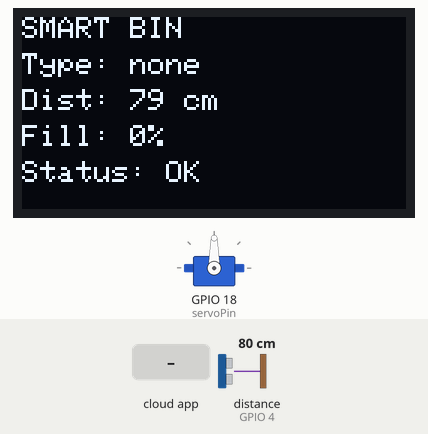
Simulated run of this sketch. Board: ESP32. Shown: 128×64 one-colour display, servo. Wiring (inferred from the names in the program): ultrasonic range finder: trigger GPIO 5; echo GPIO 4. Inputs (shaded band) come from the test bench; at power-on: distance to the obstacle (sensor on GPIO 4) 80 cm. The echo pulse lasts 58.3 µs per cm; WiFi joins after 1.5 s; servers stay silent unless stated; no MQTT or app messages arrive unless stated; what the sketch prints to the serial monitor is not drawn.

Above: at 2.7 s.
2.8 s: the phone or cloud app sets waste_type to 0
At 4.0 s:
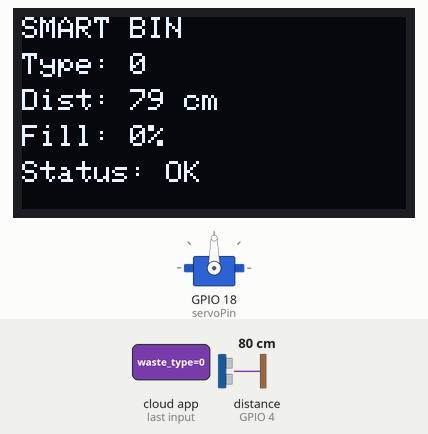
4.3 s: distance to the obstacle (sensor on GPIO 4) set to 2 cm
At 5.7 s:
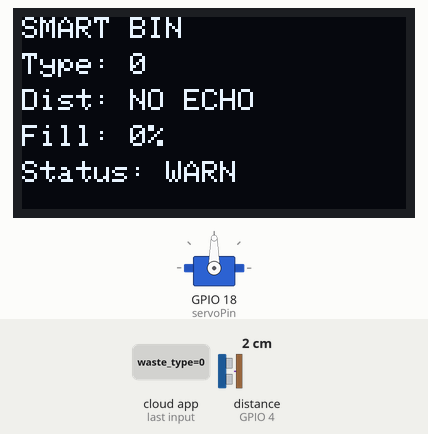
6.0 s: the phone or cloud app sets waste_type to 1
At 6.8 s:
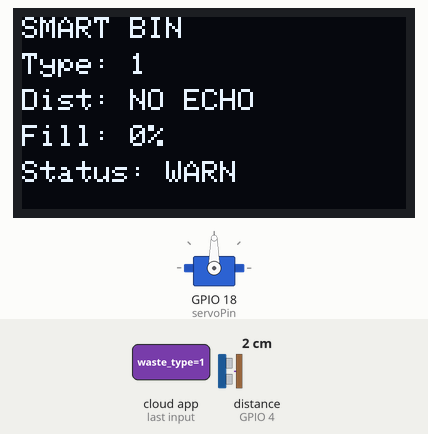
7.6 s: distance to the obstacle (sensor on GPIO 4) set to 4 cm
At 8.9 s:
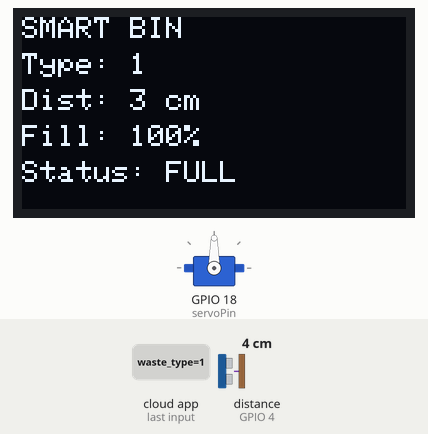
9.3 s: distance to the obstacle (sensor on GPIO 4) set to 18 cm
At 9.8 s:
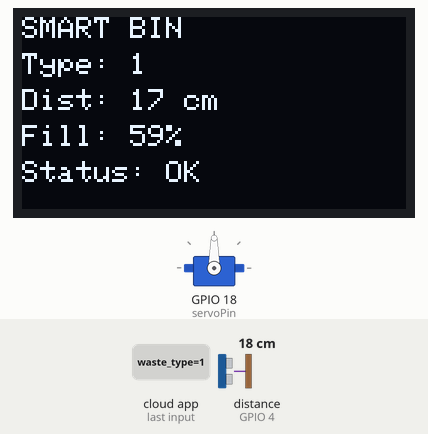
11.0 s: distance to the obstacle (sensor on GPIO 4) set to 9 cm
At 12.1 s:
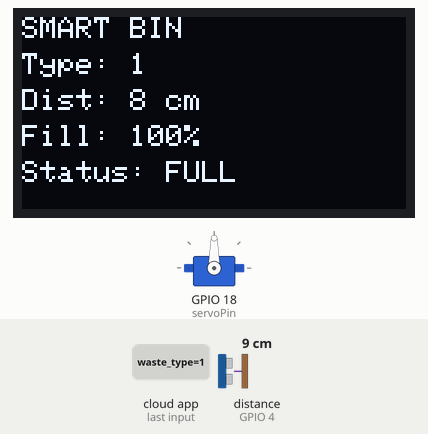
Timing chart, 0 to 13.6 s (numbered marks = the images above; inputs shaded):
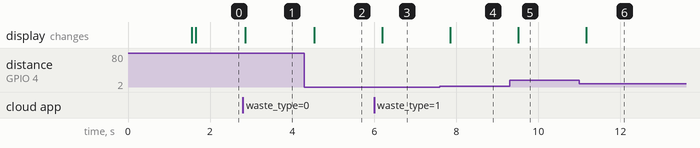

Measured:
- the behaviour switches between 2 and 3 cm on distance to the obstacle (sensor on GPIO 4) (found by bisection; images 3 and 4)
- after the input at 2.8 s, the display: changes after 0.06 s (image 1)
- after the input at 4.3 s, the display: changes after 0.24 s (image 2)
- after the input at 6.0 s, the display: changes after 0.20 s (image 3)
- after the input at 7.6 s, the display: changes after 0.25 s (image 4)
- after the input at 9.3 s, the display: changes after 0.21 s (image 5)
- after the input at 11.0 s, the display: changes after 0.17 s (image 6)

The sketch:

main.ino
```cpp
#include <WiFi.h>
#include <Wire.h>
#include <Adafruit_GFX.h>
#include <Adafruit_SSD1306.h>
#include <ESP32Servo.h>

#include "Adafruit_MQTT.h"
#include "Adafruit_MQTT_Client.h"

// =======================================================
// 1) USER SETTINGS (CHANGE THESE LATER AS NEEDED)
// =======================================================

// ---------- WiFi ----------
#define WIFI_SSID     "wifiname here"
#define WIFI_PASS     "wifi pass here"

// ---------- Adafruit IO ----------
#define AIO_SERVER     "io.adafruit.com"
#define AIO_SERVERPORT 1883
#define AIO_USERNAME   "adafruit username here"
#define AIO_KEY        "  adafruit key here"

// ---------- Bin calibration (CHANGE LATER) ----------
// These values depend on YOUR physical bin height and sensor mounting.
#define EMPTY_DIST_CM  30   // distance when bin is empty (cm)
#define FULL_DIST_CM   8    // distance when bin is physically full (cm)

// ---------- FULL logic for dashboard/project (CHANGE LATER) ----------
#define FULL_THRESHOLD_PERCENT 95  // FULL when fillPercent >= 95

// ---------- Servo angles (CHANGE LATER for your cardboard geometry) ----------
#define ANGLE_PLASTIC  30
#define ANGLE_PAPER    90
#define ANGLE_OTHER    150

// =======================================================
// 2) HARDWARE PINS (SINGLE COMPONENT SECTIONS)
// =======================================================

// ---------- Ultrasonic HC-SR04 ----------
const int trigPin = 5;
const int echoPin = 4;

// ---------- OLED I2C (your setup) ----------
const int sdaPin = 8;
const int sclPin = 9;

// ---------- Servo ----------
const int servoPin = 18;

// =======================================================
// 3) OLED SETUP (SINGLE COMPONENT)
// =======================================================
#define SCREEN_WIDTH 128
#define SCREEN_HEIGHT 64
#define OLED_RESET -1
Adafruit_SSD1306 display(SCREEN_WIDTH, SCREEN_HEIGHT, &Wire, OLED_RESET);

// =======================================================
// 4) SERVO SETUP (SINGLE COMPONENT)
// =======================================================
Servo sorterServo;

// =======================================================
// 5) MQTT SETUP (SINGLE COMPONENT)
// =======================================================
WiFiClient client;
Adafruit_MQTT_Client mqtt(&client, AIO_SERVER, AIO_SERVERPORT, AIO_USERNAME, AIO_KEY);

// ---------- Publish feeds (ESP32 -> Cloud -> Dashboard) ----------
Adafruit_MQTT_Publish distanceFeed      = Adafruit_MQTT_Publish(&mqtt, AIO_USERNAME "/feeds/distance");
Adafruit_MQTT_Publish fillPercentFeed   = Adafruit_MQTT_Publish(&mqtt, AIO_USERNAME "/feeds/fill_percent");
Adafruit_MQTT_Publish binFullFeed       = Adafruit_MQTT_Publish(&mqtt, AIO_USERNAME "/feeds/bin_full");

// NEW: sensor ok (for WARNING logic on dashboard)
Adafruit_MQTT_Publish sensorOkFeed      = Adafruit_MQTT_Publish(&mqtt, AIO_USERNAME "/feeds/sensor_ok");

// ---------- Subscribe feeds (Dashboard -> Cloud -> ESP32) ----------
Adafruit_MQTT_Subscribe targetBinSub    = Adafruit_MQTT_Subscribe(&mqtt, AIO_USERNAME "/feeds/target_bin");
Adafruit_MQTT_Subscribe wasteTypeSub    = Adafruit_MQTT_Subscribe(&mqtt, AIO_USERNAME "/feeds/waste_type");

// =======================================================
// 6) STATE VARIABLES
// =======================================================
long lastPublishMs = 0;

// IMPORTANT: professor + dashboard requirement
// Publish/refresh cycle = every 20 seconds
const long PUBLISH_EVERY_MS = 20000;   // ✅ 20 seconds

int distanceCM = -1;
int fillPercent = 0;

// FULL is now based on percent >= 95
bool binFull = false;

// sensor health (used for WARNING state)
bool sensorOk = true;

String wasteType = "none";   // plastic/paper/other
int targetBin = 0;           // 1=plastic, 2=paper, 3=other

// =======================================================
// 7) NETWORK HELPERS
// =======================================================
void connectWiFi() {
  Serial.print("Connecting to WiFi");
  WiFi.mode(WIFI_STA);
  WiFi.begin(WIFI_SSID, WIFI_PASS);

  while (WiFi.status() != WL_CONNECTED) {
    delay(500);
    Serial.print(".");
  }

  Serial.println("\nWiFi connected!");
  Serial.print("IP: ");
  Serial.println(WiFi.localIP());
}

void MQTT_connect() {
  if (mqtt.connected()) return;

  Serial.print("Connecting to MQTT... ");
  uint8_t retries = 5;
  int8_t ret;

  while ((ret = mqtt.connect()) != 0) {
    Serial.println(mqtt.connectErrorString(ret));
    Serial.println("Retrying MQTT in 2 seconds...");
    mqtt.disconnect();
    delay(2000);

    if (--retries == 0) {
      Serial.println("MQTT failed. Restarting...");
      ESP.restart();
    }
  }

  Serial.println("MQTT Connected!");
}

// =======================================================
// 8) ULTRASONIC SENSOR FUNCTIONS (SINGLE COMPONENT)
// =======================================================
int readDistanceCM() {
  // Trigger pulse
  digitalWrite(trigPin, LOW);
  delayMicroseconds(2);
  digitalWrite(trigPin, HIGH);
  delayMicroseconds(10);
  digitalWrite(trigPin, LOW);

  // Read echo pulse (timeout 30ms)
  long duration = pulseIn(echoPin, HIGH, 30000);
  if (duration == 0) return -1;  // no echo

  // Convert to cm
  int cm = (int)(duration * 0.034 / 2);

  // sanity clamp
  if (cm < 2 || cm > 400) return -1;

  return cm;
}

// Convert distance -> fullness %
// CHANGE LATER: EMPTY_DIST_CM and FULL_DIST_CM after calibration
int calculateFillPercent(int dist) {
  if (dist < 0) return 0;            // unknown reading -> treat as 0 for now
  if (dist >= EMPTY_DIST_CM) return 0;
  if (dist <= FULL_DIST_CM)  return 100;

  // Map dist from [EMPTY..FULL] to [0..100]
  return map(dist, EMPTY_DIST_CM, FULL_DIST_CM, 0, 100);
}

// FULL logic: based on percent (your requirement)
bool isBinFullByPercent(int percent) {
  return percent >= FULL_THRESHOLD_PERCENT; // ✅ FULL at 95%
}

// =======================================================
// 9) SERVO CONTROL (SINGLE COMPONENT)
// =======================================================
void moveServoToBin(int bin) {
  // Safety: don’t sort when full
  if (binFull) return;

  int angle = ANGLE_OTHER;
  if (bin == 1) angle = ANGLE_PLASTIC;
  else if (bin == 2) angle = ANGLE_PAPER;
  else if (bin == 3) angle = ANGLE_OTHER;

  sorterServo.write(angle);
}

// =======================================================
// 10) OLED DISPLAY (SINGLE COMPONENT)
// =======================================================
void updateOLED() {
  display.clearDisplay();
  display.setTextSize(1);
  display.setCursor(0, 0);
  display.print("SMART BIN");

  display.setCursor(0, 12);
  display.print("Type: ");
  display.print(wasteType);

  display.setCursor(0, 24);
  display.print("Dist: ");
  if (distanceCM >= 0) {
    display.print(distanceCM);
    display.print(" cm");
  } else {
    display.print("NO ECHO");
  }

  display.setCursor(0, 36);
  display.print("Fill: ");
  display.print(fillPercent);
  display.print("%");

  display.setCursor(0, 48);
  display.print("Status: ");
  if (!sensorOk) display.print("WARN");
  else display.print(binFull ? "FULL" : "OK");

  display.display();
}

// =======================================================
// 11) SETUP
// =======================================================
void setup() {
  Serial.begin(115200);

  // Ultrasonic pins
  pinMode(trigPin, OUTPUT);
  pinMode(echoPin, INPUT);

  // OLED I2C
  Wire.begin(sdaPin, sclPin);
  if (!display.begin(SSD1306_SWITCHCAPVCC, 0x3C)) {
    Serial.println("OLED init failed (try 0x3D if needed)");
    while (true) delay(10);
  }
  display.clearDisplay();
  display.setTextColor(WHITE);

  // Servo
  sorterServo.attach(servoPin);
  sorterServo.write(ANGLE_PAPER); // neutral start (CHANGE LATER if needed)

  // WiFi + MQTT
  connectWiFi();
  mqtt.subscribe(&targetBinSub);
  mqtt.subscribe(&wasteTypeSub);

  updateOLED();
}

// =======================================================
// 12) MAIN LOOP
// =======================================================
void loop() {
  MQTT_connect();

  // ---- Read incoming commands from dashboard ----
  Adafruit_MQTT_Subscribe *subscription;
  while ((subscription = mqtt.readSubscription(10))) {

    // target_bin expects 1/2/3 from dashboard
    if (subscription == &targetBinSub) {
      targetBin = atoi((char *)targetBinSub.lastread);
      Serial.print("RX target_bin = ");
      Serial.println(targetBin);

      // ACTION: move servo (sorting)
      moveServoToBin(targetBin);
    }

    // waste_type expects plastic/paper/other
    if (subscription == &wasteTypeSub) {
      wasteType = String((char *)wasteTypeSub.lastread);
      wasteType.trim();
      Serial.print("RX waste_type = ");
      Serial.println(wasteType);
    }
  }

  mqtt.ping();

  // ---- Read sensors (we still read frequently, but only PUBLISH every 20s) ----
  distanceCM = readDistanceCM();
  sensorOk = (distanceCM >= 0);          // WARNING when NO ECHO / invalid data
  fillPercent = calculateFillPercent(distanceCM);
  binFull = sensorOk && isBinFullByPercent(fillPercent);

  // Update OLED continuously
  updateOLED();

  // ---- Publish (every 20 seconds) ----
  if (millis() - lastPublishMs > PUBLISH_EVERY_MS) {
    lastPublishMs = millis();

    Serial.print("Publishing dist=");
    Serial.print(distanceCM);
    Serial.print(" fill=");
    Serial.print(fillPercent);
    Serial.print(" full=");
    Serial.print(binFull ? 1 : 0);
    Serial.print(" sensor_ok=");
    Serial.println(sensorOk ? 1 : 0);

    distanceFeed.publish((int32_t)distanceCM);               // -1 indicates invalid
    fillPercentFeed.publish((int32_t)fillPercent);
    binFullFeed.publish((int32_t)(binFull ? 1 : 0));
    sensorOkFeed.publish((int32_t)(sensorOk ? 1 : 0));
  }

  delay(200);
}
```
